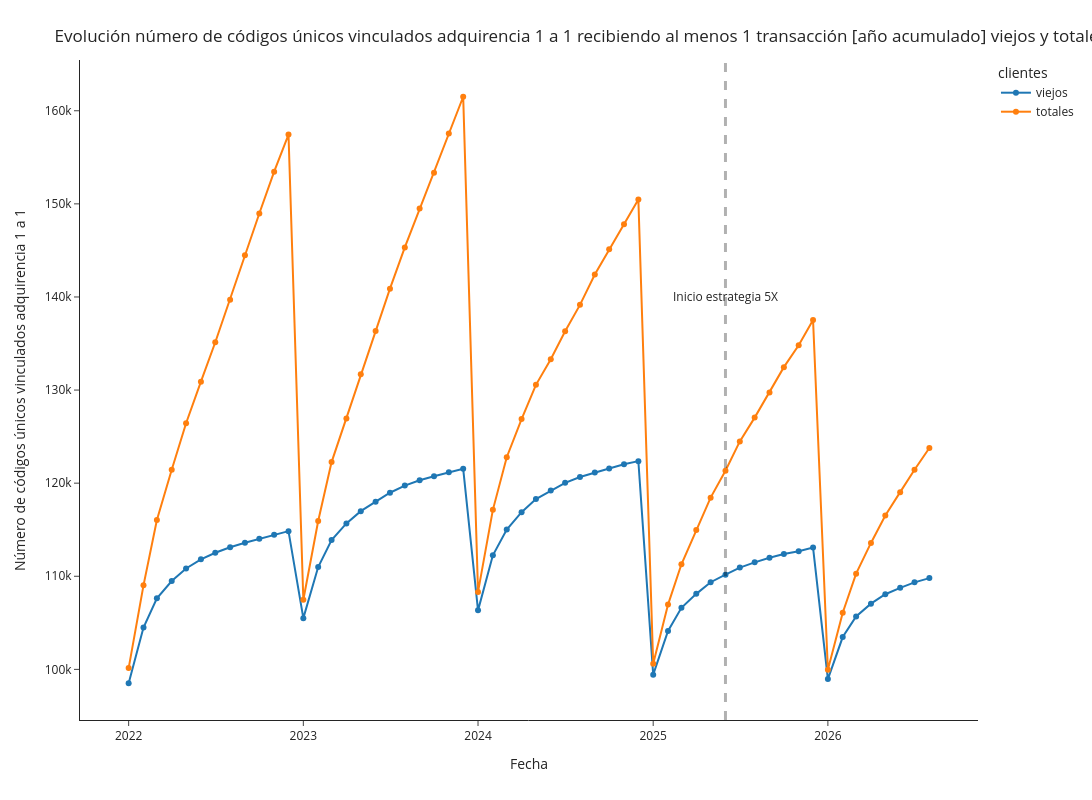

Source (notebook cell):
### Markdown cell above
# Uso

### Code cell
df_plot1 = df[['fecha_ymd2', 'num_vinc_new_uso_cumsum_ym']]
df_plot1.columns = ['fecha', 'cantidad_clientes']
df_plot1['clientes'] = 'nuevos'
df_plot2 = df[['fecha_ymd2', 'num_vinc_old_uso_cumsum_ym']]
df_plot2.columns = ['fecha', 'cantidad_clientes']
df_plot2['clientes'] = 'viejos'
df_plot3 = df[['fecha_ymd2', 'num_vinc_all_uso_cumsum_ym']]
df_plot3.columns = ['fecha', 'cantidad_clientes']
df_plot3['clientes'] = 'totales'

df_plot = pd.concat([df_plot2, df_plot3])

fig = px.line(df_plot, x="fecha", y="cantidad_clientes", color='clientes',markers=True, template='simple_white', width=1600, height=800)
fig.add_vline(x='2025-06-01', line_width=3, line_dash="dash")
fig.update_layout(
    title={
        'text': "Evolución número de códigos únicos vinculados adquirencia 1 a 1 recibiendo al menos 1 transacción [año acumulado] viejos y totales",
        'xanchor': 'left',
        'yanchor': 'top'},
    xaxis=dict(
            title=dict(
                text="Fecha"
            )),
    yaxis=dict(
            title=dict(
                text="Número de códigos únicos vinculados adquirencia 1 a 1"
            ))
)
fig.add_annotation(x='2025-06-01', y=140000,
            text="Inicio estrategia 5X",
            showarrow=False,
            arrowhead=1)
# fig.add_annotation(x='2025-11-01', y=142097,
#             text="142.097",
#             showarrow=True,
#             arrowhead=1)
# fig.add_annotation(x='2025-11-01', y=103274,
#             text="103.274",
#             showarrow=True,
#             arrowhead=1)
# fig.add_annotation(x='2025-11-01', y=38823,
#             text="38.823",
#             showarrow=True,
#             arrowhead=1)
fig.show()

### Figure 1 — Plotly figure (JSON) as saved in the notebook; plotly's stock layout.template omitted (floating-point values rounded to 4 significant figures)
{"data": [{"hovertemplate": "clientes=viejos<br>fecha=%{x}<br>cantidad_clientes=%{y}<extra></extra>", "legendgroup": "viejos", "line": {"color": "#1F77B4", "dash": "solid"}, "marker": {"symbol": "circle"}, "mode": "markers+lines", "name": "viejos", "orientation": "v", "showlegend": true, "type": "scatter", "x": ["2026-08-01T00:00:00", "2026-07-01T00:00:00", "2026-06-01T00:00:00", "2026-05-01T00:00:00", "2026-04-01T00:00:00", "2026-03-01T00:00:00", "2026-02-01T00:00:00", "2026-01-01T00:00:00", "2025-12-01T00:00:00", "2025-11-01T00:00:00", "2025-10-01T00:00:00", "2025-09-01T00:00:00", "2025-08-01T00:00:00", "2025-07-01T00:00:00", "2025-06-01T00:00:00", "2025-05-01T00:00:00", "2025-04-01T00:00:00", "2025-03-01T00:00:00", "2025-02-01T00:00:00", "2025-01-01T00:00:00", "2024-12-01T00:00:00", "2024-11-01T00:00:00", "2024-10-01T00:00:00", "2024-09-01T00:00:00", "2024-08-01T00:00:00", "2024-07-01T00:00:00", "2024-06-01T00:00:00", "2024-05-01T00:00:00", "2024-04-01T00:00:00", "2024-03-01T00:00:00", "2024-02-01T00:00:00", "2024-01-01T00:00:00", "2023-12-01T00:00:00", "2023-11-01T00:00:00", "2023-10-01T00:00:00", "2023-09-01T00:00:00", "2023-08-01T00:00:00", "2023-07-01T00:00:00", "2023-06-01T00:00:00", "2023-05-01T00:00:00", "2023-04-01T00:00:00", "2023-03-01T00:00:00", "2023-02-01T00:00:00", "2023-01-01T00:00:00", "2022-12-01T00:00:00", "2022-11-01T00:00:00", "2022-10-01T00:00:00", "2022-09-01T00:00:00", "2022-08-01T00:00:00", "2022-07-01T00:00:00", "2022-06-01T00:00:00", "2022-05-01T00:00:00", "2022-04-01T00:00:00", "2022-03-01T00:00:00", "2022-02-01T00:00:00", "2022-01-01T00:00:00"], "xaxis": "x", "y": [109803, 109345, 108755, 108073, 107059, 105678, 103470, 98960, 113080, 112697, 112384, 111995, 111498, 110935, 110174, 109362, 108111, 106615, 104133, 99434, 122366, 122024, 121582, 121138, 120662, 120039, 119205, 118299, 116888, 115020, 112247, 106338, 121536, 121172, 120746, 120319, 119743, 118972, 118009, 116996, 115676, 113892, 110993, 105502, 114848, 114448, 114037, 113595, 113115, 112524, 111816, 110837, 109488, 107634, 104493, 98510], "yaxis": "y"}, {"hovertemplate": "clientes=totales<br>fecha=%{x}<br>cantidad_clientes=%{y}<extra></extra>", "legendgroup": "totales", "line": {"color": "#FF7F0E", "dash": "solid"}, "marker": {"symbol": "circle"}, "mode": "markers+lines", "name": "totales", "orientation": "v", "showlegend": true, "type": "scatter", "x": ["2026-08-01T00:00:00", "2026-07-01T00:00:00", "2026-06-01T00:00:00", "2026-05-01T00:00:00", "2026-04-01T00:00:00", "2026-03-01T00:00:00", "2026-02-01T00:00:00", "2026-01-01T00:00:00", "2025-12-01T00:00:00", "2025-11-01T00:00:00", "2025-10-01T00:00:00", "2025-09-01T00:00:00", "2025-08-01T00:00:00", "2025-07-01T00:00:00", "2025-06-01T00:00:00", "2025-05-01T00:00:00", "2025-04-01T00:00:00", "2025-03-01T00:00:00", "2025-02-01T00:00:00", "2025-01-01T00:00:00", "2024-12-01T00:00:00", "2024-11-01T00:00:00", "2024-10-01T00:00:00", "2024-09-01T00:00:00", "2024-08-01T00:00:00", "2024-07-01T00:00:00", "2024-06-01T00:00:00", "2024-05-01T00:00:00", "2024-04-01T00:00:00", "2024-03-01T00:00:00", "2024-02-01T00:00:00", "2024-01-01T00:00:00", "2023-12-01T00:00:00", "2023-11-01T00:00:00", "2023-10-01T00:00:00", "2023-09-01T00:00:00", "2023-08-01T00:00:00", "2023-07-01T00:00:00", "2023-06-01T00:00:00", "2023-05-01T00:00:00", "2023-04-01T00:00:00", "2023-03-01T00:00:00", "2023-02-01T00:00:00", "2023-01-01T00:00:00", "2022-12-01T00:00:00", "2022-11-01T00:00:00", "2022-10-01T00:00:00", "2022-09-01T00:00:00", "2022-08-01T00:00:00", "2022-07-01T00:00:00", "2022-06-01T00:00:00", "2022-05-01T00:00:00", "2022-04-01T00:00:00", "2022-03-01T00:00:00", "2022-02-01T00:00:00", "2022-01-01T00:00:00"], "xaxis": "x", "y": [123775, 121439, 119036, 116521, 113583, 110281, 106088, 99964, 137535, 134816, 132463, 129736, 127041, 124484, 121329, 118446, 114972, 111289, 106961, 100593, 150475, 147813, 145129, 142416, 139151, 136320, 133317, 130559, 126883, 122783, 117135, 108323, 161505, 157546, 153331, 149493, 145321, 140889, 136339, 131712, 126957, 122262, 115938, 107477, 157445, 153457, 148966, 144479, 139704, 135132, 130903, 126439, 121448, 116036, 109024, 100138], "yaxis": "y"}], "layout": {"annotations": [{"arrowhead": 1, "showarrow": false, "text": "Inicio estrategia 5X", "x": "2025-06-01", "y": 140000}], "height": 800, "legend": {"title": {"text": "clientes"}, "tracegroupgap": 0}, "margin": {"t": 60}, "shapes": [{"line": {"dash": "dash", "width": 3}, "type": "line", "x0": "2025-06-01", "x1": "2025-06-01", "xref": "x", "y0": 0, "y1": 1, "yref": "y domain"}], "title": {"text": "Evolución número de códigos únicos vinculados adquirencia 1 a 1 recibiendo al menos 1 transacción [año acumulado] viejos y totales", "xanchor": "left", "yanchor": "top"}, "width": 1600, "xaxis": {"anchor": "y", "domain": [0, 1], "title": {"text": "Fecha"}}, "yaxis": {"anchor": "x", "domain": [0, 1], "title": {"text": "Número de códigos únicos vinculados adquirencia 1 a 1"}}}}
